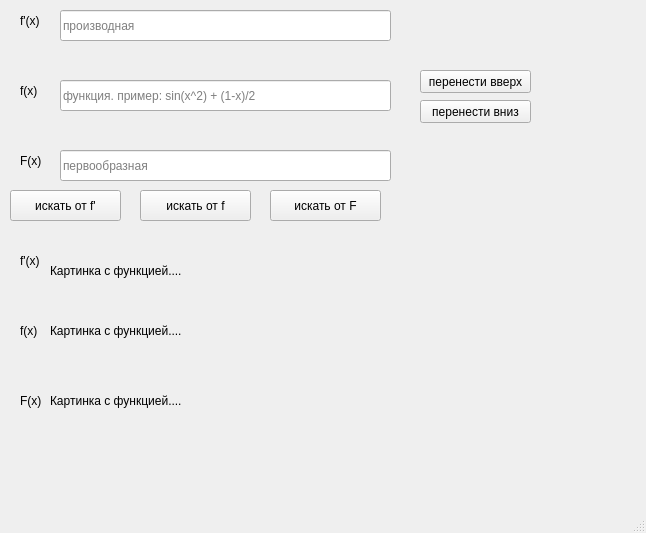
<?xml version="1.0" encoding="UTF-8"?>
<ui version="4.0">
 <class>MainWindow</class>
 <widget class="QMainWindow" name="MainWindow">
  <property name="geometry">
   <rect>
    <x>0</x>
    <y>0</y>
    <width>646</width>
    <height>533</height>
   </rect>
  </property>
  <property name="windowTitle">
   <string>MainWindow</string>
  </property>
  <widget class="QWidget" name="centralwidget">
   <widget class="QLabel" name="label">
    <property name="geometry">
     <rect>
      <x>20</x>
      <y>10</y>
      <width>21</width>
      <height>21</height>
     </rect>
    </property>
    <property name="text">
     <string>f'(x)</string>
    </property>
   </widget>
   <widget class="QLabel" name="label_2">
    <property name="geometry">
     <rect>
      <x>20</x>
      <y>80</y>
      <width>21</width>
      <height>21</height>
     </rect>
    </property>
    <property name="text">
     <string>f(x)</string>
    </property>
   </widget>
   <widget class="QLabel" name="label_3">
    <property name="geometry">
     <rect>
      <x>20</x>
      <y>150</y>
      <width>21</width>
      <height>21</height>
     </rect>
    </property>
    <property name="text">
     <string>F(x)</string>
    </property>
   </widget>
   <widget class="QPushButton" name="up">
    <property name="geometry">
     <rect>
      <x>420</x>
      <y>70</y>
      <width>111</width>
      <height>23</height>
     </rect>
    </property>
    <property name="text">
     <string>перенести вверх</string>
    </property>
   </widget>
   <widget class="QPushButton" name="down">
    <property name="geometry">
     <rect>
      <x>420</x>
      <y>100</y>
      <width>111</width>
      <height>23</height>
     </rect>
    </property>
    <property name="text">
     <string>перенести вниз</string>
    </property>
   </widget>
   <widget class="QPushButton" name="go1">
    <property name="geometry">
     <rect>
      <x>10</x>
      <y>190</y>
      <width>111</width>
      <height>31</height>
     </rect>
    </property>
    <property name="text">
     <string>искать от f'</string>
    </property>
   </widget>
   <widget class="QLabel" name="label_4">
    <property name="geometry">
     <rect>
      <x>20</x>
      <y>320</y>
      <width>21</width>
      <height>21</height>
     </rect>
    </property>
    <property name="text">
     <string>f(x)</string>
    </property>
   </widget>
   <widget class="QLabel" name="label_5">
    <property name="geometry">
     <rect>
      <x>20</x>
      <y>250</y>
      <width>21</width>
      <height>21</height>
     </rect>
    </property>
    <property name="text">
     <string>f'(x)</string>
    </property>
   </widget>
   <widget class="QLabel" name="label_6">
    <property name="geometry">
     <rect>
      <x>20</x>
      <y>390</y>
      <width>21</width>
      <height>21</height>
     </rect>
    </property>
    <property name="text">
     <string>F(x)</string>
    </property>
   </widget>
   <widget class="QLineEdit" name="A">
    <property name="geometry">
     <rect>
      <x>60</x>
      <y>10</y>
      <width>331</width>
      <height>31</height>
     </rect>
    </property>
    <property name="placeholderText">
     <string>производная</string>
    </property>
   </widget>
   <widget class="QLineEdit" name="B">
    <property name="geometry">
     <rect>
      <x>60</x>
      <y>80</y>
      <width>331</width>
      <height>31</height>
     </rect>
    </property>
    <property name="placeholderText">
     <string>функция. пример: sin(x^2) + (1-x)/2</string>
    </property>
   </widget>
   <widget class="QLineEdit" name="C">
    <property name="geometry">
     <rect>
      <x>60</x>
      <y>150</y>
      <width>331</width>
      <height>31</height>
     </rect>
    </property>
    <property name="placeholderText">
     <string>первообразная</string>
    </property>
   </widget>
   <widget class="QPushButton" name="go2">
    <property name="geometry">
     <rect>
      <x>140</x>
      <y>190</y>
      <width>111</width>
      <height>31</height>
     </rect>
    </property>
    <property name="text">
     <string>искать от f</string>
    </property>
   </widget>
   <widget class="QPushButton" name="go3">
    <property name="geometry">
     <rect>
      <x>270</x>
      <y>190</y>
      <width>111</width>
      <height>31</height>
     </rect>
    </property>
    <property name="text">
     <string>искать от F</string>
    </property>
   </widget>
   <widget class="QLabel" name="picA">
    <property name="geometry">
     <rect>
      <x>50</x>
      <y>240</y>
      <width>321</width>
      <height>61</height>
     </rect>
    </property>
    <property name="text">
     <string>Картинка с функцией....</string>
    </property>
   </widget>
   <widget class="QLabel" name="picB">
    <property name="geometry">
     <rect>
      <x>50</x>
      <y>300</y>
      <width>321</width>
      <height>61</height>
     </rect>
    </property>
    <property name="text">
     <string>Картинка с функцией....</string>
    </property>
   </widget>
   <widget class="QLabel" name="picC">
    <property name="geometry">
     <rect>
      <x>50</x>
      <y>370</y>
      <width>321</width>
      <height>61</height>
     </rect>
    </property>
    <property name="text">
     <string>Картинка с функцией....</string>
    </property>
   </widget>
  </widget>
  <widget class="QMenuBar" name="menubar">
   <property name="geometry">
    <rect>
     <x>0</x>
     <y>0</y>
     <width>646</width>
     <height>21</height>
    </rect>
   </property>
  </widget>
  <widget class="QStatusBar" name="statusbar"/>
 </widget>
 <resources/>
 <connections/>
</ui>
